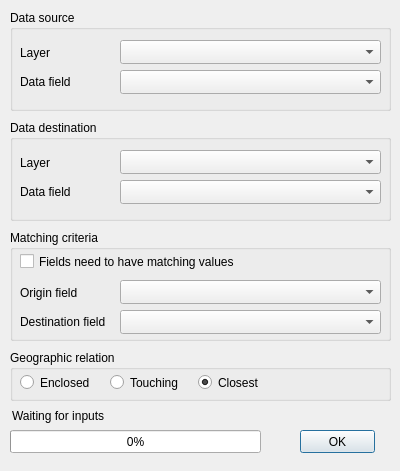
<?xml version="1.0" encoding="UTF-8"?>
<ui version="4.0">
 <class>simple_tag</class>
 <widget class="QDialog" name="simple_tag">
  <property name="geometry">
   <rect>
    <x>0</x>
    <y>0</y>
    <width>400</width>
    <height>471</height>
   </rect>
  </property>
  <property name="font">
   <font>
    <pointsize>9</pointsize>
   </font>
  </property>
  <property name="windowTitle">
   <string>AequilibraE  -  Simple TAG</string>
  </property>
  <widget class="QGroupBox" name="groupBox">
   <property name="geometry">
    <rect>
     <x>10</x>
     <y>10</y>
     <width>381</width>
     <height>101</height>
    </rect>
   </property>
   <property name="title">
    <string>Data source</string>
   </property>
   <widget class="QComboBox" name="fromfield">
    <property name="geometry">
     <rect>
      <x>110</x>
      <y>60</y>
      <width>261</width>
      <height>24</height>
     </rect>
    </property>
   </widget>
   <widget class="QComboBox" name="fromlayer">
    <property name="geometry">
     <rect>
      <x>110</x>
      <y>30</y>
      <width>261</width>
      <height>24</height>
     </rect>
    </property>
   </widget>
   <widget class="QLabel" name="label_2">
    <property name="geometry">
     <rect>
      <x>10</x>
      <y>64</y>
      <width>121</width>
      <height>16</height>
     </rect>
    </property>
    <property name="text">
     <string>Data field</string>
    </property>
   </widget>
   <widget class="QLabel" name="label">
    <property name="geometry">
     <rect>
      <x>10</x>
      <y>35</y>
      <width>121</width>
      <height>16</height>
     </rect>
    </property>
    <property name="text">
     <string>Layer</string>
    </property>
   </widget>
  </widget>
  <widget class="QGroupBox" name="groupBox_2">
   <property name="geometry">
    <rect>
     <x>10</x>
     <y>120</y>
     <width>381</width>
     <height>101</height>
    </rect>
   </property>
   <property name="title">
    <string>Data destination</string>
   </property>
   <widget class="QComboBox" name="tofield">
    <property name="geometry">
     <rect>
      <x>110</x>
      <y>60</y>
      <width>261</width>
      <height>24</height>
     </rect>
    </property>
   </widget>
   <widget class="QComboBox" name="tolayer">
    <property name="geometry">
     <rect>
      <x>110</x>
      <y>30</y>
      <width>261</width>
      <height>24</height>
     </rect>
    </property>
   </widget>
   <widget class="QLabel" name="label_5">
    <property name="geometry">
     <rect>
      <x>10</x>
      <y>64</y>
      <width>121</width>
      <height>16</height>
     </rect>
    </property>
    <property name="text">
     <string>Data field</string>
    </property>
   </widget>
   <widget class="QLabel" name="label_6">
    <property name="geometry">
     <rect>
      <x>10</x>
      <y>35</y>
      <width>121</width>
      <height>16</height>
     </rect>
    </property>
    <property name="text">
     <string>Layer</string>
    </property>
   </widget>
  </widget>
  <widget class="QGroupBox" name="groupBox_3">
   <property name="geometry">
    <rect>
     <x>10</x>
     <y>230</y>
     <width>381</width>
     <height>111</height>
    </rect>
   </property>
   <property name="title">
    <string>Matching criteria</string>
   </property>
   <widget class="QComboBox" name="matchingto">
    <property name="enabled">
     <bool>true</bool>
    </property>
    <property name="geometry">
     <rect>
      <x>110</x>
      <y>80</y>
      <width>261</width>
      <height>24</height>
     </rect>
    </property>
    <property name="maxVisibleItems">
     <number>10</number>
    </property>
   </widget>
   <widget class="QComboBox" name="matchingfrom">
    <property name="geometry">
     <rect>
      <x>110</x>
      <y>50</y>
      <width>261</width>
      <height>24</height>
     </rect>
    </property>
    <property name="maxVisibleItems">
     <number>10</number>
    </property>
   </widget>
   <widget class="QLabel" name="lblmatchto">
    <property name="geometry">
     <rect>
      <x>10</x>
      <y>84</y>
      <width>121</width>
      <height>16</height>
     </rect>
    </property>
    <property name="text">
     <string>Destination field</string>
    </property>
   </widget>
   <widget class="QLabel" name="lblmatchfrom">
    <property name="geometry">
     <rect>
      <x>10</x>
      <y>55</y>
      <width>121</width>
      <height>16</height>
     </rect>
    </property>
    <property name="text">
     <string>Origin field</string>
    </property>
   </widget>
   <widget class="QCheckBox" name="needsmatching">
    <property name="geometry">
     <rect>
      <x>10</x>
      <y>23</y>
      <width>231</width>
      <height>17</height>
     </rect>
    </property>
    <property name="text">
     <string>Fields need to have matching values</string>
    </property>
    <property name="checked">
     <bool>false</bool>
    </property>
   </widget>
  </widget>
  <widget class="QGroupBox" name="groupBox_4">
   <property name="geometry">
    <rect>
     <x>10</x>
     <y>350</y>
     <width>381</width>
     <height>51</height>
    </rect>
   </property>
   <property name="title">
    <string>Geographic relation</string>
   </property>
   <widget class="QRadioButton" name="enclosed">
    <property name="geometry">
     <rect>
      <x>10</x>
      <y>24</y>
      <width>81</width>
      <height>17</height>
     </rect>
    </property>
    <property name="text">
     <string>Enclosed</string>
    </property>
    <property name="checked">
     <bool>false</bool>
    </property>
   </widget>
   <widget class="QRadioButton" name="touching">
    <property name="geometry">
     <rect>
      <x>100</x>
      <y>24</y>
      <width>81</width>
      <height>17</height>
     </rect>
    </property>
    <property name="text">
     <string>Touching</string>
    </property>
   </widget>
   <widget class="QRadioButton" name="closest">
    <property name="geometry">
     <rect>
      <x>188</x>
      <y>24</y>
      <width>71</width>
      <height>17</height>
     </rect>
    </property>
    <property name="text">
     <string>Closest</string>
    </property>
    <property name="checked">
     <bool>true</bool>
    </property>
   </widget>
  </widget>
  <widget class="QProgressBar" name="progressbar">
   <property name="geometry">
    <rect>
     <x>10</x>
     <y>430</y>
     <width>251</width>
     <height>23</height>
    </rect>
   </property>
   <property name="value">
    <number>0</number>
   </property>
  </widget>
  <widget class="QPushButton" name="OK">
   <property name="geometry">
    <rect>
     <x>300</x>
     <y>430</y>
     <width>75</width>
     <height>23</height>
    </rect>
   </property>
   <property name="text">
    <string>OK</string>
   </property>
  </widget>
  <widget class="QLabel" name="lbl_operation">
   <property name="geometry">
    <rect>
     <x>12</x>
     <y>408</y>
     <width>211</width>
     <height>16</height>
    </rect>
   </property>
   <property name="text">
    <string>Waiting for inputs</string>
   </property>
  </widget>
 </widget>
 <resources/>
 <connections/>
</ui>
